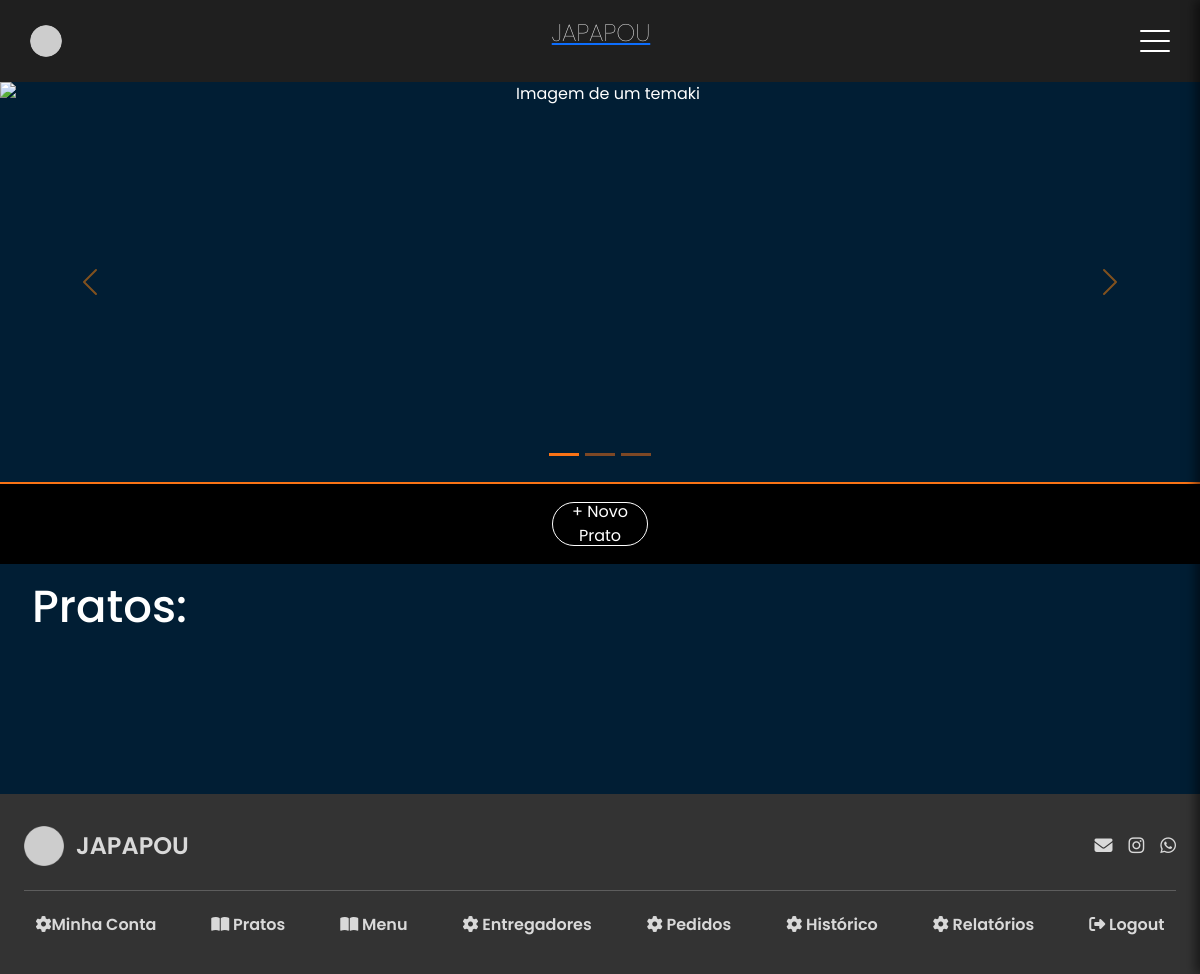
The app's page /manager/plates/ (signed in), older data.
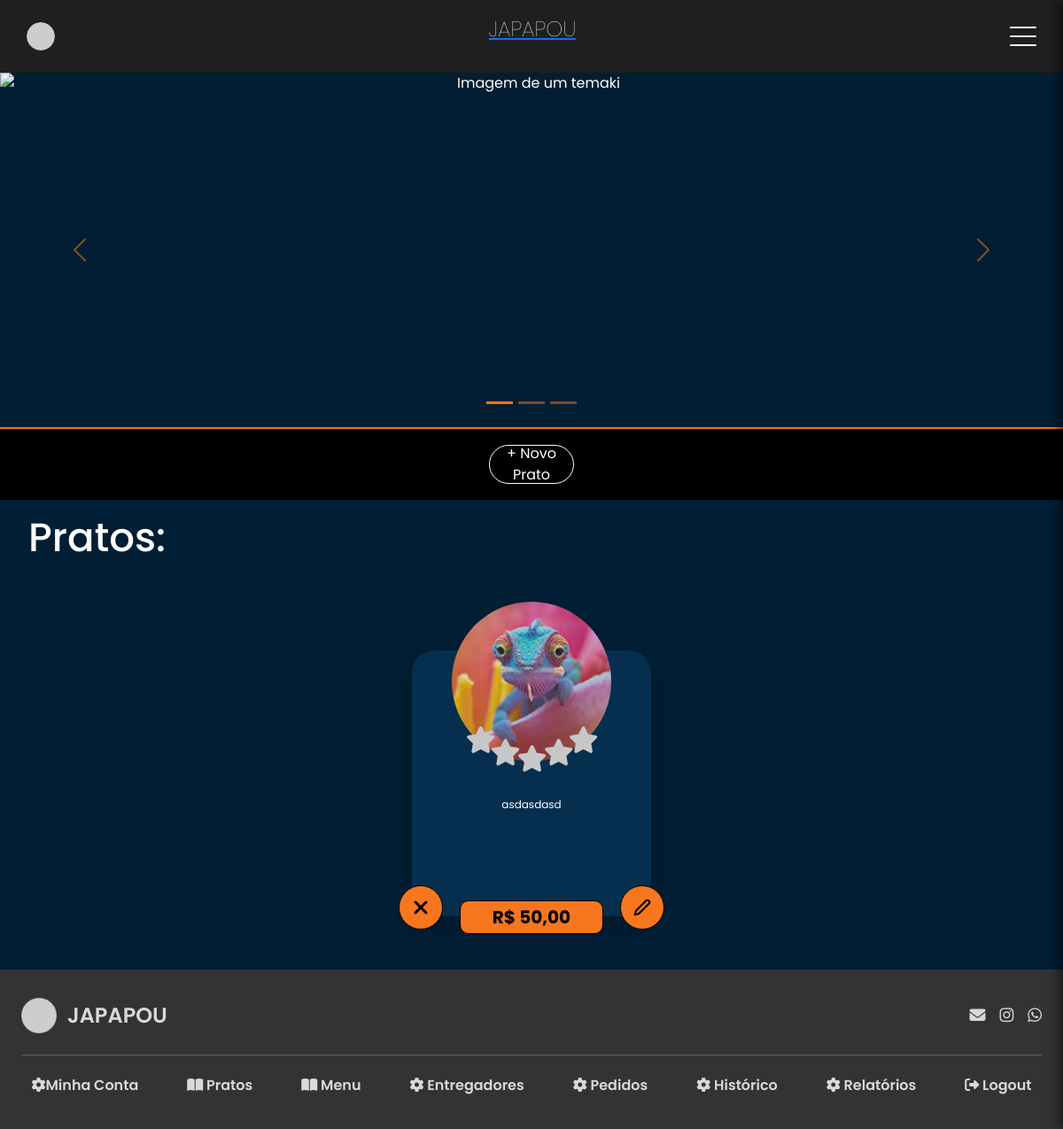
The same page, newer data.
### japapou/models/plate.py (models this page shows, shortened)
class Plate(models.Model):
    name = models.CharField(null=False, max_length=100)
    price = models.DecimalField(max_digits=10, decimal_places=2, null=False)
    description = models.TextField(null=False)
    keywords = models.TextField(blank=True)
    photo = models.ImageField(null=False)
    options = models.ManyToManyField(PlateOption, blank=True)
    created_at = models.DateTimeField(auto_now_add=True)
    altered_at = models.DateTimeField(auto_now=True)
    class Meta:
        verbose_name = "Prato"
        verbose_name_plural = "Pratos"
        ordering = ["name"]

### japapou/views/manager_views/manage_plates_view.py (the view)
# urls.py: path("plates/", manager_plates_view, name="manager_plates"),
@permission_required('japapou.view_plate', login_url='home')
def manager_plates_view(request):
    if request.user.tipo_usuario != 'MANAGER':
        messages.error(request, "Você não tem permissão para acessar essa página.")
        return redirect('home')
    plates = Plate.objects.all()
    if request.method == "POST":
        form = PlatesForms(request.POST, request.FILES)
        if 'btn-create-plate' in request.POST:
            if form.is_valid():
                plate_instance = form.save(commit=False)
                plate_instance.save()
                selected_menus = form.cleaned_data.get("menus")
                if selected_menus:
                    for menu_obj in selected_menus:
                        menu_obj.plates.add(plate_instance)
                messages.success(request, "Prato adicionado com sucesso.")
                return reverse("manager_plates")
    else:
        form = PlatesForms(request.POST, request.FILES)
    context = {
        "plates": plates,
        "form": form
    }
    return render(
        request,
        template_name="manager/manage_plates.html",
        status=200,
        context=context,
    )

### japapou/models/menu.py (called while the page is built)
    def __str__(self):
        return f"{self.name}: {self.plates.count()} pratos"

### japapou/templates/manager/manage_plates.html (shortened to what this page needs)
{% extends 'base.html' %}
{% load static %}
{% block extra_head %}
  <link rel="stylesheet" href="{% static 'css/manager/manager_menu.css' %}" />
{% endblock %}
{% block content %}
  <section id="carouselExampleIndicators" class="carousel slide">
    <div class="carousel-indicators">
      <button type="button" data-bs-target="#carouselExampleIndicators" data-bs-slide-to="0" class="active" aria-current="true" aria-label="Slide 1"></button>
      <button type="button" data-bs-target="#carouselExampleIndicators" data-bs-slide-to="1" aria-label="Slide 2"></button>
      <button type="button" data-bs-target="#carouselExampleIndicators" data-bs-slide-to="2" aria-label="Slide 3"></button>
    </div>
    <div class="carousel-inner">
      <div class="carousel-item active">
        <img src="https://s2-oglobo.glbimg.com/WNfch-mHPeyumkfEM-cTtD537PI=/0x0:4990x3331/888x0/smart/filters:strip_icc()/i.s3.glbimg.com/v1/AUTH_da025474c0c44edd99332dddb09cabe8/internal_photos/bs/2023/X/N/dtFzE8RoW8OucMDjFwng/temakeria-cia-foto-alex-woloch-1-.jpg" class="d-block w-100" alt="Imagem de um temaki" />
        <div class="carousel-caption"></div>
      </div>
    </div>
    <button class="carousel-control-prev" type="button" data-bs-target="#carouselExampleIndicators" data-bs-slide="prev">
      <span class="carousel-control-prev-icon seta-icon" aria-hidden="true"></span>
    </button>
    <button class="carousel-control-next" type="button" data-bs-target="#carouselExampleIndicators" data-bs-slide="next">
      <span class="carousel-control-next-icon" aria-hidden="true"></span>
    </button>
  </section>
  <div class="data-cardapio">
    <button class="novo-cardapio" onclick="document.getElementById('criar-prato').showModal()"><p>+ Novo Prato</p></button>
  </div>
  <section class="categoria">
    <h2>Pratos:</h2>
    <div class="cards">
      {% for plate in plates %}
        <div class="product-card">
          <button class="action-button delete-button" plate-id="{{ plate.id }}" aria-label="Deletar">
            <svg xmlns="http://www.w3.org/2000/svg" width="24" height="24" viewBox="0 0 24 24" fill="none" stroke="black" stroke-width="3" stroke-linecap="round" stroke-linejoin="round">
              <line x1="18" y1="6" x2="6" y2="18"></line>
              <line x1="6" y1="6" x2="18" y2="18"></line>
            </svg>
          </button>
          <button class="action-button edit-button" plate-id="{{ plate.id }}" data-url="{% url 'manager_plates_edit' plate.id %}" data-next-page="manager_plates" aria-label="Editar">
            <svg xmlns="http://www.w3.org/2000/svg" width="20" height="20" viewBox="0 0 24 24" fill="none" stroke="black" stroke-width="2.5" stroke-linecap="round" stroke-linejoin="round">
              <path d="M17 3a2.828 2.828 0 1 1 4 4L7.5 20.5 2 22l1.5-5.5L17 3z"></path>
            </svg>
          </button>
          <div class="img-estrela">
            <div class="product-image">
              <img src="/media/{{ plate.photo }}" alt="Imagem de sushi de salmão" />
            </div>
            <div class="estrelas">
              <div class="curved-stars-container">
                <i class="star fa-solid fa-star"></i>
                <i class="star fa-solid fa-star"></i>
                <i class="star fa-solid fa-star"></i>
                <i class="star fa-solid fa-star"></i>
                <i class="star fa-solid fa-star"></i>
              </div>
            </div>
          </div>
          <div class="card-body">
            <p class="product-description">{{ plate.description }}</p>
          </div>
          <div class="product-price">
            <p>R$ {{ plate.price }}</p>
          </div>
        </div>
      {% endfor %}
  </section>
{% endblock %}

Row changes from the older to the newer data that the page shows:
added Plate: photo (picture), description "asdasdasd", price "50,00"
